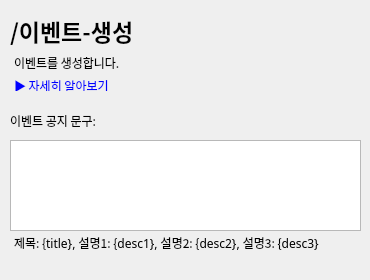
   <widget class="QWidget" name="createEvent">
    <widget class="QLabel" name="titleLabel">
     <property name="geometry">
      <rect>
       <x>10</x>
       <y>10</y>
       <width>201</width>
       <height>41</height>
      </rect>
     </property>
     <property name="font">
      <font>
       <family>맑은 고딕</family>
       <pointsize>17</pointsize>
       <weight>75</weight>
       <bold>true</bold>
      </font>
     </property>
     <property name="text">
      <string>/이벤트-생성</string>
     </property>
    </widget>
    <widget class="QTextBrowser" name="warnMessageTemplateTextBrowser_2">
     <property name="geometry">
      <rect>
       <x>10</x>
       <y>230</y>
       <width>351</width>
       <height>41</height>
      </rect>
     </property>
     <property name="font">
      <font>
       <family>맑은 고딕</family>
      </font>
     </property>
     <property name="styleSheet">
      <string notr="true">background: transparent; border: none;</string>
     </property>
     <property name="html">
      <string>&lt;!DOCTYPE HTML PUBLIC &quot;-//W3C//DTD HTML 4.0//EN&quot; &quot;http://www.w3.org/TR/REC-html40/strict.dtd&quot;&gt;
&lt;html&gt;&lt;head&gt;&lt;meta name=&quot;qrichtext&quot; content=&quot;1&quot; /&gt;&lt;style type=&quot;text/css&quot;&gt;
p, li { white-space: pre-wrap; }
&lt;/style&gt;&lt;/head&gt;&lt;body style=&quot; font-family:'맑은 고딕','맑은 고딕'; font-size:9pt; font-weight:400; font-style:normal;&quot;&gt;
&lt;p style=&quot; margin-top:0px; margin-bottom:0px; margin-left:0px; margin-right:0px; -qt-block-indent:0; text-indent:0px;&quot;&gt;&lt;span style=&quot; font-family:'맑은 고딕';&quot;&gt;제목: {title}, 설명1: {desc1}, 설명2: {desc2}, 설명3: {desc3}&lt;/span&gt;&lt;/p&gt;&lt;/body&gt;&lt;/html&gt;</string>
     </property>
    </widget>
    <widget class="QLabel" name="warnMessageTemplateLabel_2">
     <property name="geometry">
      <rect>
       <x>10</x>
       <y>110</y>
       <width>101</width>
       <height>21</height>
      </rect>
     </property>
     <property name="font">
      <font>
       <family>맑은 고딕</family>
      </font>
     </property>
     <property name="text">
      <string>이벤트 공지 문구:</string>
     </property>
     <property name="alignment">
      <set>Qt::AlignLeading|Qt::AlignLeft|Qt::AlignVCenter</set>
     </property>
    </widget>
    <widget class="QTextEdit" name="warnMessageTemplateTextEdit_2">
     <property name="geometry">
      <rect>
       <x>10</x>
       <y>140</y>
       <width>351</width>
       <height>91</height>
      </rect>
     </property>
     <property name="html">
      <string>&lt;!DOCTYPE HTML PUBLIC &quot;-//W3C//DTD HTML 4.0//EN&quot; &quot;http://www.w3.org/TR/REC-html40/strict.dtd&quot;&gt;
&lt;html&gt;&lt;head&gt;&lt;meta name=&quot;qrichtext&quot; content=&quot;1&quot; /&gt;&lt;style type=&quot;text/css&quot;&gt;
p, li { white-space: pre-wrap; }
&lt;/style&gt;&lt;/head&gt;&lt;body style=&quot; font-family:'맑은 고딕'; font-size:9pt; font-weight:400; font-style:normal;&quot;&gt;
&lt;p style=&quot;-qt-paragraph-type:empty; margin-top:0px; margin-bottom:0px; margin-left:0px; margin-right:0px; -qt-block-indent:0; text-indent:0px;&quot;&gt;&lt;br /&gt;&lt;/p&gt;&lt;/body&gt;&lt;/html&gt;</string>
     </property>
    </widget>
    <widget class="QTextBrowser" name="addWarnDescriptionTextBrowser_2">
     <property name="geometry">
      <rect>
       <x>10</x>
       <y>50</y>
       <width>251</width>
       <height>41</height>
      </rect>
     </property>
     <property name="font">
      <font>
       <family>맑은 고딕</family>
      </font>
     </property>
     <property name="styleSheet">
      <string notr="true">background: transparent; border: none;</string>
     </property>
     <property name="verticalScrollBarPolicy">
      <enum>Qt::ScrollBarAlwaysOff</enum>
     </property>
     <property name="horizontalScrollBarPolicy">
      <enum>Qt::ScrollBarAlwaysOff</enum>
     </property>
     <property name="html">
      <string>&lt;!DOCTYPE HTML PUBLIC &quot;-//W3C//DTD HTML 4.0//EN&quot; &quot;http://www.w3.org/TR/REC-html40/strict.dtd&quot;&gt;
&lt;html&gt;&lt;head&gt;&lt;meta name=&quot;qrichtext&quot; content=&quot;1&quot; /&gt;&lt;style type=&quot;text/css&quot;&gt;
p, li { white-space: pre-wrap; }
&lt;/style&gt;&lt;/head&gt;&lt;body style=&quot; font-family:'맑은 고딕','맑은 고딕'; font-size:9pt; font-weight:400; font-style:normal;&quot;&gt;
&lt;p style=&quot; margin-top:0px; margin-bottom:5px; margin-left:0px; margin-right:0px; -qt-block-indent:0; text-indent:0px;&quot;&gt;이벤트를 생성합니다.&lt;/p&gt;
&lt;p style=&quot; margin-top:0px; margin-bottom:5px; margin-left:0px; margin-right:0px; -qt-block-indent:0; text-indent:0px;&quot;&gt;&lt;a href=&quot;https://github.com/pandamgay/gui_discord_bot/blob/main/commands.md#4&quot;&gt;&lt;span style=&quot; text-decoration: underline; color:#0000ff;&quot;&gt;▶ 자세히 알아보기&lt;/span&gt;&lt;/a&gt;&lt;/p&gt;&lt;/body&gt;&lt;/html&gt;</string>
     </property>
    </widget>
   </widget>
